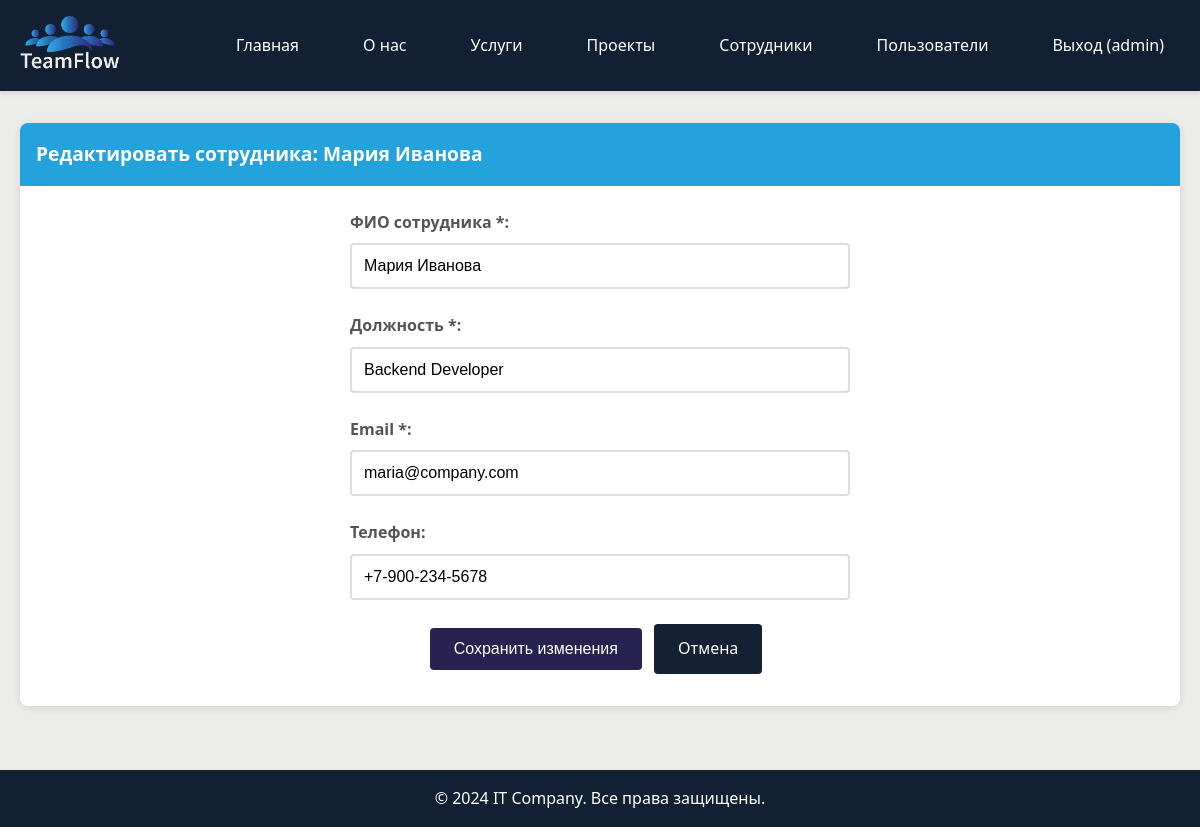
The app's page /edit_employee.php?id=2 (signed in) with its own data.
### tables this page shows
CREATE TABLE employees (
    id INT AUTO_INCREMENT PRIMARY KEY,
    user_id INT NOT NULL,
    name VARCHAR(100) NOT NULL,
    position VARCHAR(100) NOT NULL,
    email VARCHAR(100) NOT NULL,
    phone VARCHAR(20),
    created_at TIMESTAMP DEFAULT CURRENT_TIMESTAMP,
    FOREIGN KEY (user_id) REFERENCES users(id) ON DELETE CASCADE
);

### config.php (called while the page is built, shortened)
<?php
function isAdmin() {
    return isset($_SESSION['role']) && $_SESSION['role'] === 'admin';
}
function escape($string) {
    return htmlspecialchars($string, ENT_QUOTES, 'UTF-8');
}
?>

### edit_employee.php (the view, shortened to what this page needs)
<?php
require_once 'config.php';
$employee_id = (int)($_GET['id'] ?? 0);
if (isAdmin()) {
    $stmt = $pdo->prepare("SELECT * FROM employees WHERE id = ?");
    $stmt->execute([$employee_id]);
} else {
    $stmt = $pdo->prepare("SELECT * FROM employees WHERE id = ? AND user_id = ?");
    $stmt->execute([$employee_id, $_SESSION['user_id']]);
}
$employee = $stmt->fetch();
?>
<!DOCTYPE html>
<html lang="ru">
<head>
    <link rel="stylesheet" href="styles.css">
</head>
<body>
    <header class="header">
        <div class="container">
            <div class="header__container">
                <img src="logo.png" width="100" height="auto" alt="Логотип сайта">
                <nav class="header__nav">
                    <a href="index.php" class="header__link">Главная</a>
                    <a href="about.php" class="header__link">О нас</a>
                    <a href="services.php" class="header__link">Услуги</a>
                    <a href="projects.php" class="header__link">Проекты</a>
                    <a href="employees.php" class="header__link">Сотрудники</a>
                    <?php if (isAdmin()): ?>
                        <a href="admin_users.php" class="header__link">Пользователи</a>
                    <?php endif; ?>
                    <a href="logout.php" class="header__link">Выход (<?php echo escape($_SESSION['username']); ?>)</a>
                </nav>
            </div>
        </div>
    </header>
    <main class="main">
        <div class="container">
            <div class="card">
                <div class="card__header">
                    Редактировать сотрудника: <?php echo escape($employee['name']); ?>
                </div>
                <div class="card__body">
                    <form method="POST" class="form">
                        <div class="form__group">
                            <label for="name" class="form__label">ФИО сотрудника *:</label>
                            <input type="text" id="name" name="name" class="form__input"
                                   value="<?php echo escape($_POST['name'] ?? $employee['name']); ?>" required>
                        </div>
                        <div class="form__group">
                            <label for="position" class="form__label">Должность *:</label>
                            <input type="text" id="position" name="position" class="form__input"
                                   value="<?php echo escape($_POST['position'] ?? $employee['position']); ?>" required>
                        </div>
                        <div class="form__group">
                            <label for="email" class="form__label">Email *:</label>
                            <input type="email" id="email" name="email" class="form__input"
                                   value="<?php echo escape($_POST['email'] ?? $employee['email']); ?>" required>
                        </div>
                        <div class="form__group">
                            <label for="phone" class="form__label">Телефон:</label>
                            <input type="tel" id="phone" name="phone" class="form__input"
                                   value="<?php echo escape($_POST['phone'] ?? $employee['phone']); ?>"
                                   placeholder="+7-XXX-XXX-XXXX">
                        </div>
                        <div class="text-center">
                            <button type="submit" class="btn btn--success">Сохранить изменения</button>
                            <a href="employees.php" class="btn btn--secondary">Отмена</a>
                        </div>
                    </form>
                </div>
            </div>
        </div>
    </main>
    <footer class="footer">
        <div class="container">
            <p>&copy; 2024 IT Company. Все права защищены.</p>
        </div>
    </footer>
</body>
</html>

### styles.css (style rules this page uses)
* { margin: 0; padding: 0; box-sizing: border-box; }
body { font-family: 'Segoe UI', Tahoma, Geneva, Verdana, sans-serif; line-height: 1.6; color: #333; background-color: #ececeb; }
.container { max-width: 1200px; margin: 0 auto; padding: 0 20px; }
.header { background: #122033; color: white; padding: 1rem 0; box-shadow: 0 2px 5px rgba(0,0,0,0.1); }
.header__container { display: flex; justify-content: space-between; align-items: center; flex-wrap: wrap; }
.header__nav { display: flex; gap: 2rem; flex-wrap: wrap; }
.header__link { color: white; text-decoration: none; padding: 0.5rem 1rem; border-radius: 4px; transition: background-color 0.3s; }
.main { min-height: calc(100vh - 140px); padding: 2rem 0; }
.card { background: white; border-radius: 8px; box-shadow: 0 2px 10px rgba(0,0,0,0.1); margin-bottom: 2rem; overflow: hidden; }
.card__header { background: #23a2dc; color: white; padding: 1rem; font-size: 1.2rem; font-weight: bold; }
.card__body { padding: 1.5rem; }
.form { max-width: 500px; margin: 0 auto; }
.form__group { margin-bottom: 1.5rem; }
.form__label { display: block; margin-bottom: 0.5rem; font-weight: bold; color: #555; }
.form__input, .form__select, .form__textarea { width: 100%; padding: 0.75rem; border: 2px solid #ddd; border-radius: 4px; font-size: 1rem; transition: border-color 0.3s; }
.btn { display: inline-block; padding: 0.75rem 1.5rem; background: #2ca1db; color: white; text-decoration: none; border: none; border-radius: 4px; cursor: pointer; font-size: 1rem; transition: background-color 0.3s; margin-right: 0.5rem; margin-bottom: 0.5rem; }
.btn--success { background: #272250; }
.btn--secondary { background: #142034; }
.footer { background: #122033; color: white; text-align: center; padding: 1rem 0; margin-top: auto; }
.text-center { text-align: center; }

### records on screen
employees: name "Мария Иванова", position "Backend Developer", email "maria@company.com", phone "+7-900-234-5678"

### other values on screen
$_SESSION['username'] "admin"
